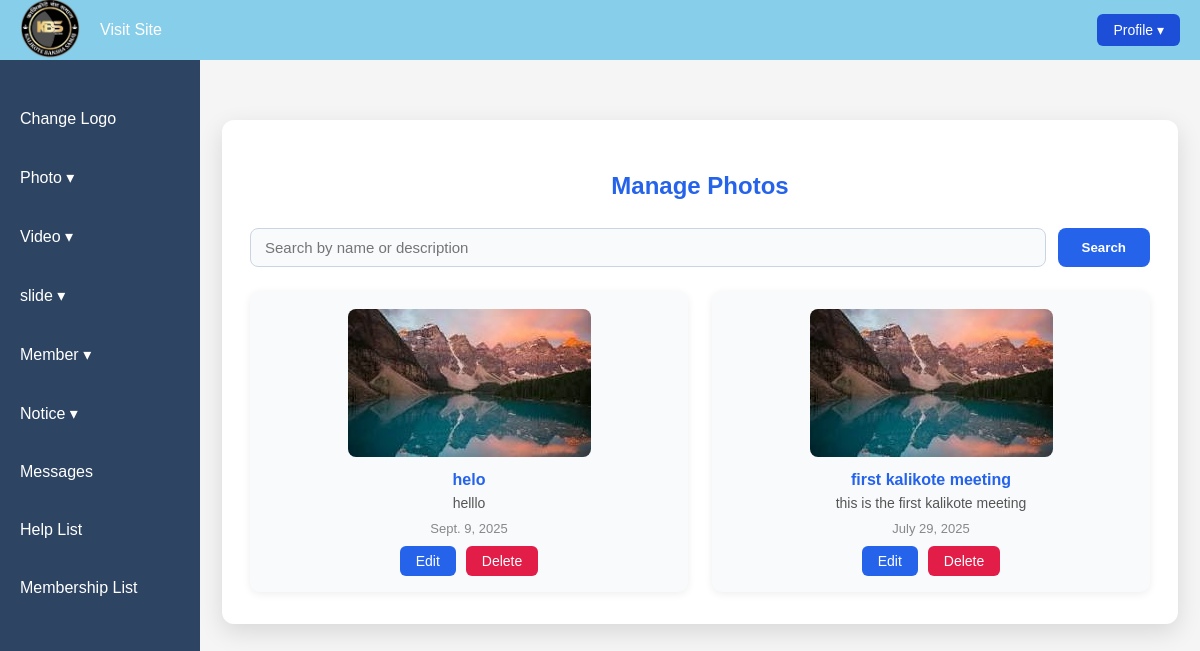
Screenshot of /manage_photos/ with the database file from the repository.
### adminuses/models.py (models this page shows, shortened)
class Logo(models.Model):
    logo = models.ImageField(upload_to='logos/')

class Photo(models.Model):
    title = models.CharField(max_length=100)
    image = models.ImageField(upload_to='photos/')
    description = models.TextField(blank=True)
    date = models.DateField()

### adminuses/views.py (the view)
# urls.py: path('manage_photos/', manage_photos, name='manage_photo'),  # Placeholder
def manage_photos(request):
    query = request.GET.get('q', '')
    if query:
        photo_list = Photo.objects.filter(
            models.Q(title__icontains=query) | models.Q(description__icontains=query)
        ).order_by('-id')
    else:
        photo_list = Photo.objects.all().order_by('-id')
    paginator = Paginator(photo_list, 8)  # Show 6 photos per page
    page_number = request.GET.get('page')
    page_photos = paginator.get_page(page_number)
    return render(request, 'manage_photos.html', {'page_photos': page_photos})

### adminuses/context_processor.py (called while the page is built)
def logo_context(request):
    logo = Logo.objects.first()
    return {'logo': logo}

### templates/manage_photos.html (shortened to what this page needs)
{% extends 'base.html' %}
{% block content %}
<div class="manage-photos-container">
  <h2 style="text-align:center; color:#2563eb; margin-bottom:28px;">Manage Photos</h2>
  <form method="get" class="photo-search-form">
    <input type="text" name="q" placeholder="Search by name or description" value="{{ request.GET.q|default:'' }}">
    <button type="submit">Search</button>
  </form>
  <div class="photo-grid">
    {% for photo in page_photos %}
      <div class="photo-card">
        <a href="{{ photo.image.url }}" target="_blank">
          <img src="{{ photo.image.url }}" alt="{{ photo.title }}">
        </a>
        <div class="photo-title">{{ photo.title }}</div>
        <div class="photo-desc">{{ photo.description }}</div>
        <div class="photo-date">{{ photo.date }}</div>
        <div class="photo-actions">
          <a href="{% url 'edit_photo' photo.id %}">Edit</a>
          <a href="{% url 'delete_photo' photo.id %}" class="delete">Delete</a>
        </div>
      </div>
    {% empty %}
      <p style="grid-column: 1/-1; text-align:center; color:#888;">No photos found.</p>
    {% endfor %}
  </div>
</div>
{% endblock %}

### templates/base.html (shortened to what this page needs)
<!DOCTYPE html>
<html lang="en">
<head>
  {% load static %}
  <link rel="stylesheet" href="{% static 'css/base.css' %}">
</head>
<body>
  <nav class="navbar">
    <div class="nav-left">
      {% if logo %}
        <a href="{% url 'dashboard' %}">
          <img src="{{ logo.logo.url }}" alt="Logo" style="height:60px;">
        </a>
      {% endif %}
      <ul class="nav-menu">
        <li><a href="{% url 'index' %}" target="_blank">Visit Site</a></li>
      </ul>
    </div>
    <div class="profile-dropdown">
      <button class="profile-btn">Profile ▾</button>
    </div>
  </nav>
  <div class="sidebar">
    <ul class="side-menu">
      <li><a href="{% url 'change_logo' %}">Change Logo</a></li>
      <li>
        <a href="#" onclick="toggleSidebarSubMenu('photo-submenu'); return false;">Photo ▾</a>
      </li>
      <li>
        <a href="#" onclick="toggleSidebarSubMenu('video-submenu'); return false;">Video ▾</a>
      </li>
      <li>
        <a href="#" onclick="toggleSidebarSubMenu('slide-submenu'); return false;">slide ▾</a>
      </li>
      <li>
        <a href="#" onclick="toggleSidebarSubMenu('member-submenu'); return false;">Member ▾</a>
      </li>
      <li>
        <a href="#" onclick="toggleSidebarSubMenu('notice-submenu'); return false;">Notice ▾</a>
      </li>
      <li><a href="{% url 'messages' %}">Messages</a></li>
      <li><a href="{% url 'help_list' %}">Help List</a></li>
      <li><a href="{% url 'membership_list' %}">Membership List</a></li>
    </ul>
  </div>
  <div class="main-content">
    {% block content %}{% endblock %}
  </div>
</body>
</html>

### static/css/base.css (style rules this page uses)
body { margin: 0; font-family: Arial, sans-serif; display: flex; min-height: 100vh; }
.navbar { position: fixed; top: 0; left: 0; right: 0; height: 60px; background-color: #87CEEB; display: flex; justify-content: space-between; align-items: center; padding: 0 20px; z-index: 1000; }
.nav-left { display: flex; align-items: center; }
.nav-menu { list-style: none; display: flex; gap: 30px; margin: 0; padding: 0; }
.nav-menu li a { text-decoration: none; color: white; font-weight: 500; padding: 0 20px; transition: color 0.3s; }
.profile-dropdown { position: relative; }
.profile-btn { background-color: #1d4ed8; color: white; border: none; padding: 8px 16px; border-radius: 6px; cursor: pointer; font-size: 14px; }
.sidebar { width: 200px; background-color: #2e4463; padding-top: 80px; flex-shrink: 0; height: 100vh; position: fixed; overflow-y: auto; }
.side-menu { list-style: none; padding: 0; margin: 0; }
.side-menu li { margin: 20px 0; }
.side-menu li a { text-decoration: none; color: white; padding: 10px 20px; display: block; transition: background 0.3s; }
.main-content { margin-left: 200px; padding: 80px 20px 20px 20px; background-color: #f5f5f5; flex-grow: 1; min-height: 100vh; }

### templates/manage_photos.html (style rules this page uses)
.manage-photos-container { max-width: 900px; margin: 40px auto; background: #fff; border-radius: 12px; box-shadow: 0 8px 24px rgba(0,0,0,0.12); padding: 32px 28px; }
.photo-search-form { display: flex; gap: 12px; margin-bottom: 24px; }
.photo-search-form input { flex: 1; padding: 10px 14px; border-radius: 8px; border: 1px solid #cbd5e1; font-size: 15px; background: #f8fafc; }
.photo-search-form button { padding: 10px 24px; border-radius: 8px; background: #2563eb; color: #fff; border: none; font-weight: 600; cursor: pointer; transition: background 0.3s; }
.photo-grid { display: grid; grid-template-columns: repeat(auto-fit, minmax(220px, 1fr)); gap: 24px; }
.photo-card { background: #f8fafc; border-radius: 10px; box-shadow: 0 2px 8px rgba(0,0,0,0.07); padding: 18px 12px 16px 12px; text-align: center; }
.photo-card img { max-width: 100%; max-height: 180px; border-radius: 8px; margin-bottom: 10px; }
.photo-card .photo-title { font-weight: 600; color: #2563eb; margin-bottom: 6px; }
.photo-card .photo-desc { color: #555; font-size: 14px; margin-bottom: 10px; }
.photo-card .photo-date { color: #888; font-size: 13px; margin-bottom: 10px; }
.photo-card .photo-actions { display: flex; gap: 10px; justify-content: center; }
.photo-card .photo-actions a { padding: 7px 16px; border-radius: 6px; background: #2563eb; color: #fff; text-decoration: none; font-size: 14px; font-weight: 500; transition: background 0.3s; }
.photo-card .photo-actions a.delete { background: #e11d48; }

### rows the page displays
Logo: logo (picture)
Photo: image (picture), title "helo", description "helllo", date "Sept. 9, 2025"
Photo: image (picture), title "first kalikote meeting", description "this is the first kalikote meeting", date "July 29, 2025"
